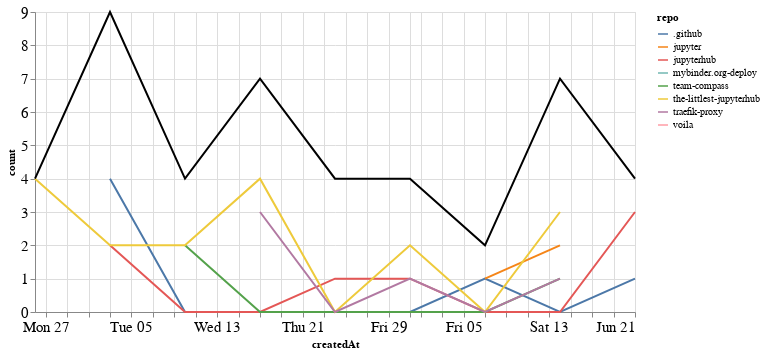

The notebook cell this image was saved under:
### Markdown cell above
## Comments

### Code cell
comments_time = comments.groupby('repo').resample('W', on='createdAt').count()['author'].reset_index()
comments_time = comments_time.rename(columns={'author': 'count'})
comments_time_total = comments_time.groupby('createdAt').agg({"count": "sum"}).reset_index()
ch1 = alt.Chart(comments_time, width=600).mark_line().encode(
    x='createdAt',
    y='count',
    color='repo',
    tooltip="repo"
)

ch2 = alt.Chart(comments_time_total, width=600).mark_line(color="black").encode(
    x='createdAt',
    y='count',
)

ch1 + ch2

### Figure 1 — Vega-Lite specification as saved in the notebook (floating-point values rounded to 4 significant figures)
{"config": {"axisLeft": {"labelFontSize": 15}, "axisBottom": {"labelFontSize": 15}}, "layer": [{"data": {"name": "data-8bee7857f7682ecec9d6441bc1cc7e1e"}, "mark": "line", "encoding": {"color": {"type": "nominal", "field": "repo"}, "tooltip": {"type": "nominal", "field": "repo"}, "x": {"type": "temporal", "field": "createdAt"}, "y": {"type": "quantitative", "field": "count"}}, "width": 600}, {"data": {"name": "data-0004ce9b28c20e441211a28ee16e9a41"}, "mark": {"type": "line", "color": "black"}, "encoding": {"x": {"type": "temporal", "field": "createdAt"}, "y": {"type": "quantitative", "field": "count"}}, "width": 600}], "$schema": "https://vega.github.io/schema/vega-lite/v4.8.1.json", "datasets": {"data-8bee7857f7682ecec9d6441bc1cc7e1e": [{"repo": ".github", "createdAt": "2020-05-03T00:00:00", "count": 4}, {"repo": ".github", "createdAt": "2020-05-10T00:00:00", "count": 0}, {"repo": ".github", "createdAt": "2020-05-17T00:00:00", "count": 0}, {"repo": ".github", "createdAt": "2020-05-24T00:00:00", "count": 0}, {"repo": ".github", "createdAt": "2020-05-31T00:00:00", "count": 0}, {"repo": ".github", "createdAt": "2020-06-07T00:00:00", "count": 1}, {"repo": ".github", "createdAt": "2020-06-14T00:00:00", "count": 0}, {"repo": ".github", "createdAt": "2020-06-21T00:00:00", "count": 1}, {"repo": "jupyter", "createdAt": "2020-06-07T00:00:00", "count": 1}, {"repo": "jupyter", "createdAt": "2020-06-14T00:00:00", "count": 2}, {"repo": "jupyterhub", "createdAt": "2020-05-03T00:00:00", "count": 2}, {"repo": "jupyterhub", "createdAt": "2020-05-10T00:00:00", "count": 0}, {"repo": "jupyterhub", "createdAt": "2020-05-17T00:00:00", "count": 0}, {"repo": "jupyterhub", "createdAt": "2020-05-24T00:00:00", "count": 1}, {"repo": "jupyterhub", "createdAt": "2020-05-31T00:00:00", "count": 1}, {"repo": "jupyterhub", "createdAt": "2020-06-07T00:00:00", "count": 0}, {"repo": "jupyterhub", "createdAt": "2020-06-14T00:00:00", "count": 0}, {"repo": "jupyterhub", "createdAt": "2020-06-21T00:00:00", "count": 3}, {"repo": "mybinder.org-deploy", "createdAt": "2020-05-24T00:00:00", "count": 3}, {"repo": "team-compass", "createdAt": "2020-05-10T00:00:00", "count": 2}, {"repo": "team-compass", "createdAt": "2020-05-17T00:00:00", "count": 0}, {"repo": "team-compass", "createdAt": "2020-05-24T00:00:00", "count": 0}, {"repo": "team-compass", "createdAt": "2020-05-31T00:00:00", "count": 0}, {"repo": "team-compass", "createdAt": "2020-06-07T00:00:00", "count": 0}, {"repo": "team-compass", "createdAt": "2020-06-14T00:00:00", "count": 1}, {"repo": "the-littlest-jupyterhub", "createdAt": "2020-04-26T00:00:00", "count": 4}, {"repo": "the-littlest-jupyterhub", "createdAt": "2020-05-03T00:00:00", "count": 2}, {"repo": "the-littlest-jupyterhub", "createdAt": "2020-05-10T00:00:00", "count": 2}, {"repo": "the-littlest-jupyterhub", "createdAt": "2020-05-17T00:00:00", "count": 4}, {"repo": "the-littlest-jupyterhub", "createdAt": "2020-05-24T00:00:00", "count": 0}, {"repo": "the-littlest-jupyterhub", "createdAt": "2020-05-31T00:00:00", "count": 2}, {"repo": "the-littlest-jupyterhub", "createdAt": "2020-06-07T00:00:00", "count": 0}, {"repo": "the-littlest-jupyterhub", "createdAt": "2020-06-14T00:00:00", "count": 3}, {"repo": "traefik-proxy", "createdAt": "2020-05-17T00:00:00", "count": 3}, {"repo": "traefik-proxy", "createdAt": "2020-05-24T00:00:00", "count": 0}, {"repo": "traefik-proxy", "createdAt": "2020-05-31T00:00:00", "count": 1}, {"repo": "traefik-proxy", "createdAt": "2020-06-07T00:00:00", "count": 0}, {"repo": "traefik-proxy", "createdAt": "2020-06-14T00:00:00", "count": 1}, {"repo": "voila", "createdAt": "2020-05-03T00:00:00", "count": 1}], "data-0004ce9b28c20e441211a28ee16e9a41": [{"createdAt": "2020-04-26T00:00:00", "count": 4}, {"createdAt": "2020-05-03T00:00:00", "count": 9}, {"createdAt": "2020-05-10T00:00:00", "count": 4}, {"createdAt": "2020-05-17T00:00:00", "count": 7}, {"createdAt": "2020-05-24T00:00:00", "count": 4}, {"createdAt": "2020-05-31T00:00:00", "count": 4}, {"createdAt": "2020-06-07T00:00:00", "count": 2}, {"createdAt": "2020-06-14T00:00:00", "count": 7}, {"createdAt": "2020-06-21T00:00:00", "count": 4}]}}
